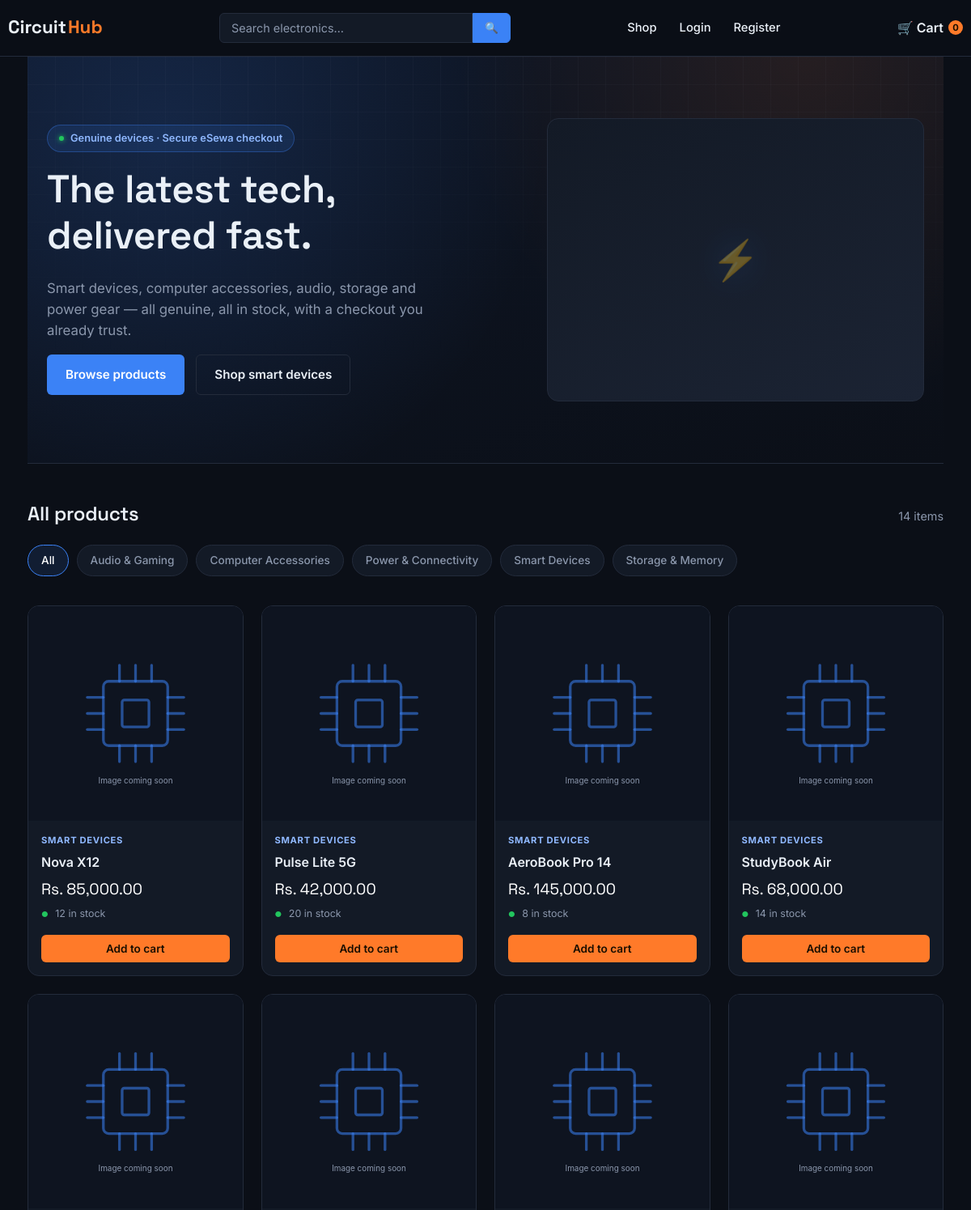
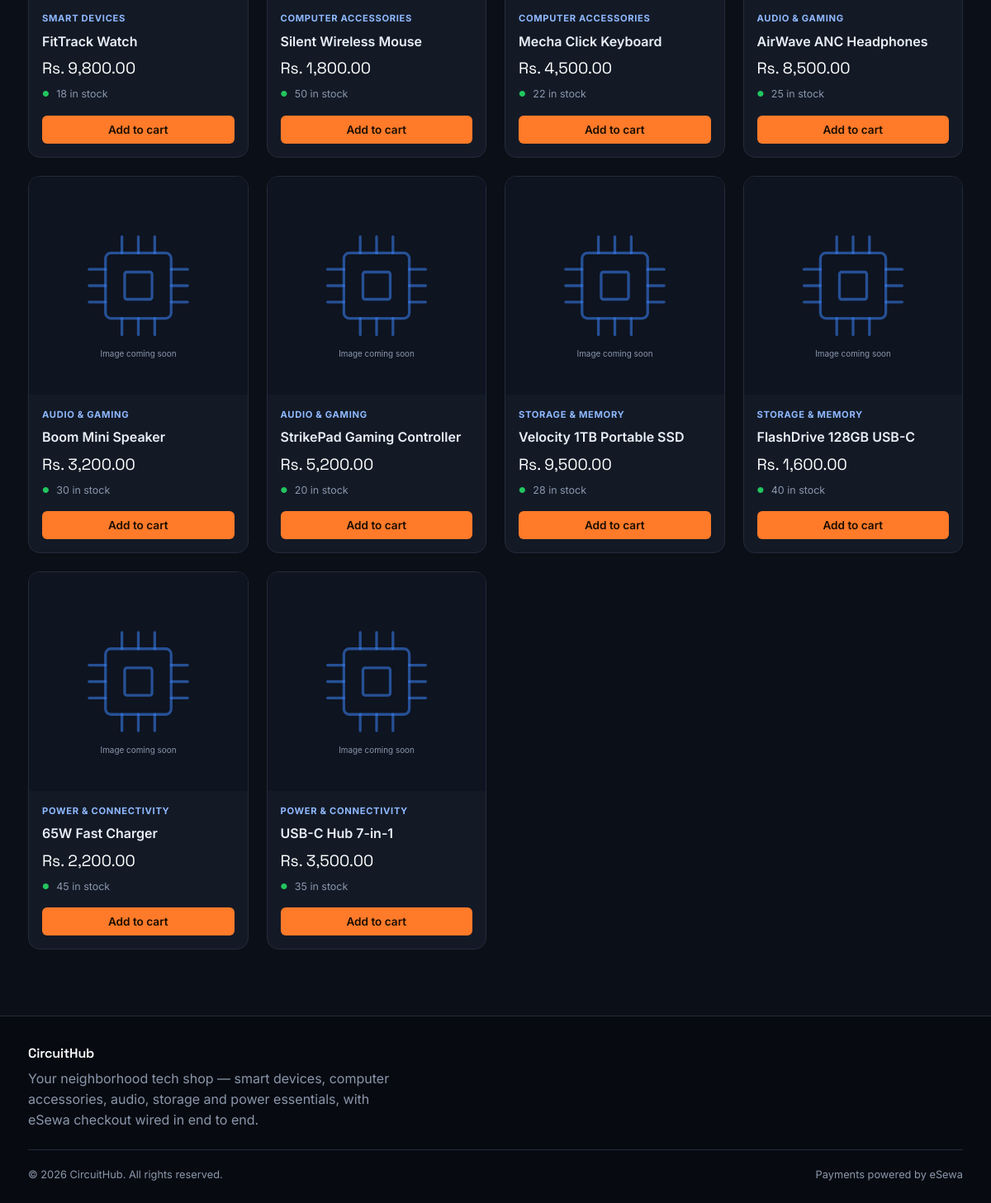
The page / on the database its author committed (2 pictures, top to bottom).
### tables this page shows
CREATE TABLE categories (
  id      INT AUTO_INCREMENT PRIMARY KEY,
  name    VARCHAR(100) NOT NULL,
  slug    VARCHAR(100) NOT NULL UNIQUE
);

CREATE TABLE products (
  id            INT AUTO_INCREMENT PRIMARY KEY,
  category_id   INT DEFAULT NULL,
  name          VARCHAR(200) NOT NULL,
  slug          VARCHAR(200) NOT NULL UNIQUE,
  description   TEXT,
  price         DECIMAL(10,2) NOT NULL,
  stock         INT NOT NULL DEFAULT 0,
  image         VARCHAR(255) NOT NULL DEFAULT 'no-image.svg',
  is_active     TINYINT(1) NOT NULL DEFAULT 1,
  created_at    TIMESTAMP DEFAULT CURRENT_TIMESTAMP,
  FOREIGN KEY (category_id) REFERENCES categories(id) ON DELETE SET NULL
);

### includes/functions.php (called while the page is built, shortened)
<?php
function h(?string $value): string
{
    return htmlspecialchars($value ?? '', ENT_QUOTES, 'UTF-8');
}
function money(float $amount): string
{
    return 'Rs. ' . number_format($amount, 2);
}
function get_categories_with_products(): array
{
    $stmt = db()->query(
        'SELECT c.* FROM categories c
         WHERE EXISTS (SELECT 1 FROM products p WHERE p.category_id = c.id AND p.is_active = 1)
         ORDER BY c.name ASC'
    );
    return $stmt->fetchAll();
}
function get_products(?string $categorySlug = null, ?string $search = null): array
{
    $sql = 'SELECT p.*, c.name AS category_name, c.slug AS category_slug
            FROM products p
            LEFT JOIN categories c ON c.id = p.category_id
            WHERE p.is_active = 1';
    $params = [];
    $sql .= ' ORDER BY p.created_at DESC';
    $stmt = db()->prepare($sql);
    $stmt->execute($params);
    return $stmt->fetchAll();
}
function product_image_url(?string $filename): string
{
    $filename = $filename ?: 'no-image.svg';
    $folder = $filename === 'no-image.svg' ? 'assets/images' : 'assets/images/products';
    return base_path($folder . '/' . $filename);
}
function base_path(string $path = ''): string
{
    return '/' . ltrim($path, '/');
}
function get_cart_count(): int
{
    return array_sum(array_map('intval', $_SESSION['cart'] ?? []));
}

### includes/auth.php (called while the page is built, shortened)
<?php
function current_user(): ?array
{
    if (empty($_SESSION['user_id'])) {
        return null;
    }
    static $cached = null;
    return $cached;
}

### config/database.php (called while the page is built, shortened)
<?php
function db(): PDO
{
    static $pdo = null;
    if ($pdo === null) {
        $dsn = 'mysql:host=' . DB_HOST . ';dbname=' . DB_NAME . ';charset=utf8mb4';
        $options = [
            PDO::ATTR_ERRMODE            => PDO::ERRMODE_EXCEPTION,
            PDO::ATTR_DEFAULT_FETCH_MODE => PDO::FETCH_ASSOC,
            PDO::ATTR_EMULATE_PREPARES   => false,
        ];
        try {
            $pdo = new PDO($dsn, DB_USER, DB_PASS, $options);
        } catch (PDOException $e) {
            error_log('Database connection failed: ' . $e->getMessage());
            die('Sorry, something went wrong connecting to the database. Please try again later.');
        }
    }
    return $pdo;
}

### index.php (the view, shortened to what this page needs)
<?php
$categorySlug = $_GET['category'] ?? null;
$search       = trim($_GET['search'] ?? '');
$products     = get_products($categorySlug ?: null, $search ?: null);
$categories   = get_categories_with_products();
include __DIR__ . '/includes/header.php';
?>
<?php if (!$categorySlug && !$search): ?>
<section class="hero">
  <div class="container">
    <div>
      <span class="hero-badge">Genuine devices · Secure eSewa checkout</span>
      <h1>The latest tech, delivered fast.</h1>
      <p>Smart devices, computer accessories, audio, storage and power gear — all genuine, all in stock, with a checkout you already trust.</p>
      <div class="hero-actions">
        <a href="#catalog" class="btn btn-accent">Browse products</a>
        <a href="<?= base_path('index.php?category=smart-devices') ?>" class="btn btn-outline">Shop smart devices</a>
      </div>
    </div>
    <div class="hero-art" aria-hidden="true"></div>
  </div>
</section>
<?php endif; ?>
<div class="section-head">
  <h2>
    <?php if ($search): ?>
      Results for "<?= h($search) ?>"
    <?php elseif ($categorySlug): ?>
      <?= h(ucwords(str_replace('-', ' ', $categorySlug))) ?>
    <?php else: ?>
      All products
    <?php endif; ?>
  </h2>
  <span style="color:var(--color-ink-soft);font-size:0.9rem;"><?= count($products) ?> item<?= count($products) === 1 ? '' : 's' ?></span>
</div>
<div class="category-row">
  <a href="<?= base_path('index.php') ?>" class="chip <?= !$categorySlug ? 'active' : '' ?>">All</a>
  <?php foreach ($categories as $cat): ?>
    <a href="<?= base_path('index.php?category=' . urlencode($cat['slug'])) ?>"
       class="chip <?= $categorySlug === $cat['slug'] ? 'active' : '' ?>"><?= h($cat['name']) ?></a>
  <?php endforeach; ?>
</div>
<?php if (empty($products)): ?>
  <div class="empty-state">
    <h3>No products found</h3>
    <p>Try a different search term or browse another category.</p>
    <a href="<?= base_path('index.php') ?>" class="btn btn-primary">View all products</a>
  </div>
<?php else: ?>
  <div class="product-grid">
    <?php foreach ($products as $product): ?>
      <div class="product-card">
        <a href="<?= base_path('product.php?id=' . $product['id']) ?>" class="product-thumb">
          <img src="<?= h(product_image_url($product['image'])) ?>" alt="<?= h($product['name']) ?>" loading="lazy">
        </a>
        <div class="product-body">
          <?php if ($product['category_name']): ?>
            <span class="product-category"><?= h($product['category_name']) ?></span>
          <?php endif; ?>
          <div class="product-name"><a href="<?= base_path('product.php?id=' . $product['id']) ?>"><?= h($product['name']) ?></a></div>
          <span class="product-price"><?= money($product['price']) ?></span>
          <span class="product-stock <?= $product['stock'] <= 5 ? 'low' : '' ?>">
            <?= $product['stock'] > 0 ? $product['stock'] . ' in stock' : 'Out of stock' ?>
          </span>
        </div>
        <div class="product-actions">
          <?php if ($product['stock'] > 0): ?>
            <form class="ajax-add-to-cart" method="post">
              <button type="submit" class="btn btn-primary btn-block btn-sm">Add to cart</button>
            </form>
          <?php else: ?>
            <button class="btn btn-outline btn-block btn-sm" disabled>Out of stock</button>
          <?php endif; ?>
        </div>
      </div>
    <?php endforeach; ?>
  </div>
<?php endif; ?>
<?php include __DIR__ . '/includes/footer.php'; ?>

### includes/header.php (shortened to what this page needs)
<?php
$user = current_user();
?>
<!DOCTYPE html>
<html lang="en">
<head>
  <link rel="stylesheet" href="<?= base_path('assets/css/style.css') ?>">
</head>
<body>
<header class="site-header">
  <div class="container nav" id="mainNav">
    <a href="<?= base_path('index.php') ?>" class="logo">Circuit<span>Hub</span></a>
    <div class="nav-search">
      <form action="<?= base_path('index.php') ?>" method="get">
        <input type="text" name="search" placeholder="Search electronics…" value="<?= h($_GET['search'] ?? '') ?>">
        <button type="submit" aria-label="Search">🔍</button>
      </form>
    </div>
    <ul class="nav-links">
      <li><a href="<?= base_path('index.php') ?>">Shop</a></li>
      <?php if ($user): ?>
        <li><a href="<?= base_path('orders.php') ?>">My Orders</a></li>
        <li><a href="<?= base_path('profile.php') ?>">Hi, <?= h(explode(' ', $user['full_name'])[0]) ?></a></li>
        <li><a href="<?= base_path('auth/logout.php') ?>">Logout</a></li>
      <?php else: ?>
        <li><a href="<?= base_path('auth/login.php') ?>">Login</a></li>
        <li><a href="<?= base_path('auth/register.php') ?>">Register</a></li>
      <?php endif; ?>
    </ul>
    <div class="nav-icons">
      <a href="<?= base_path('cart.php') ?>" class="cart-link">
        🛒 Cart <span class="cart-badge cart-count"><?= get_cart_count() ?></span>
      </a>
    </div>
  </div>
</header>
<main class="container">

### includes/footer.php (shortened to what this page needs)
</main>
<footer class="site-footer">
  <div class="container">
    <div class="footer-brand">
      <h4>CircuitHub</h4>
      <p>Your neighborhood tech shop — smart devices, computer accessories, audio, storage and power essentials, with eSewa checkout wired in end to end.</p>
    </div>
    <div class="footer-bottom">
      <span>© <?= date('Y') ?> CircuitHub. All rights reserved.</span>
      <span>Payments powered by eSewa</span>
    </div>
  </div>
</footer>
</body>
</html>

### rows shown on the page
categories: name "Audio & Gaming"
categories: name "Computer Accessories"
categories: name "Power & Connectivity"
categories: name "Smart Devices"
categories: name "Storage & Memory"
products: image (placeholder picture), category.name "SMART DEVICES", name "Nova X12", price "Rs. 85,000.00", stock "12"
products: image (placeholder picture), category.name "SMART DEVICES", name "Pulse Lite 5G", price "Rs. 42,000.00", stock "20"
products: image (placeholder picture), category.name "SMART DEVICES", name "AeroBook Pro 14", price "Rs. 145,000.00", stock "8"
products: image (placeholder picture), category.name "SMART DEVICES", name "StudyBook Air", price "Rs. 68,000.00", stock "14"
products: image (placeholder picture), category.name "SMART DEVICES", name "FitTrack Watch", price "Rs. 9,800.00", stock "18"
products: image (placeholder picture), category.name "COMPUTER ACCESSORIES", name "Silent Wireless Mouse", price "Rs. 1,800.00", stock "50"
products: image (placeholder picture), category.name "COMPUTER ACCESSORIES", name "Mecha Click Keyboard", price "Rs. 4,500.00", stock "22"
products: image (placeholder picture), category.name "AUDIO & GAMING", name "AirWave ANC Headphones", price "Rs. 8,500.00", stock "25"
products: image (placeholder picture), category.name "AUDIO & GAMING", name "Boom Mini Speaker", price "Rs. 3,200.00", stock "30"
products: image (placeholder picture), category.name "AUDIO & GAMING", name "StrikePad Gaming Controller", price "Rs. 5,200.00", stock "20"
products: image (placeholder picture), category.name "STORAGE & MEMORY", name "Velocity 1TB Portable SSD", price "Rs. 9,500.00", stock "28"
products: image (placeholder picture), category.name "STORAGE & MEMORY", name "FlashDrive 128GB USB-C", price "Rs. 1,600.00", stock "40"
products: image (placeholder picture), category.name "POWER & CONNECTIVITY", name "65W Fast Charger", price "Rs. 2,200.00", stock "45"
products: image (placeholder picture), category.name "POWER & CONNECTIVITY", name "USB-C Hub 7-in-1", price "Rs. 3,500.00", stock "35"

### other values the page prints
get_cart_count() "0"
count($products) "14"
